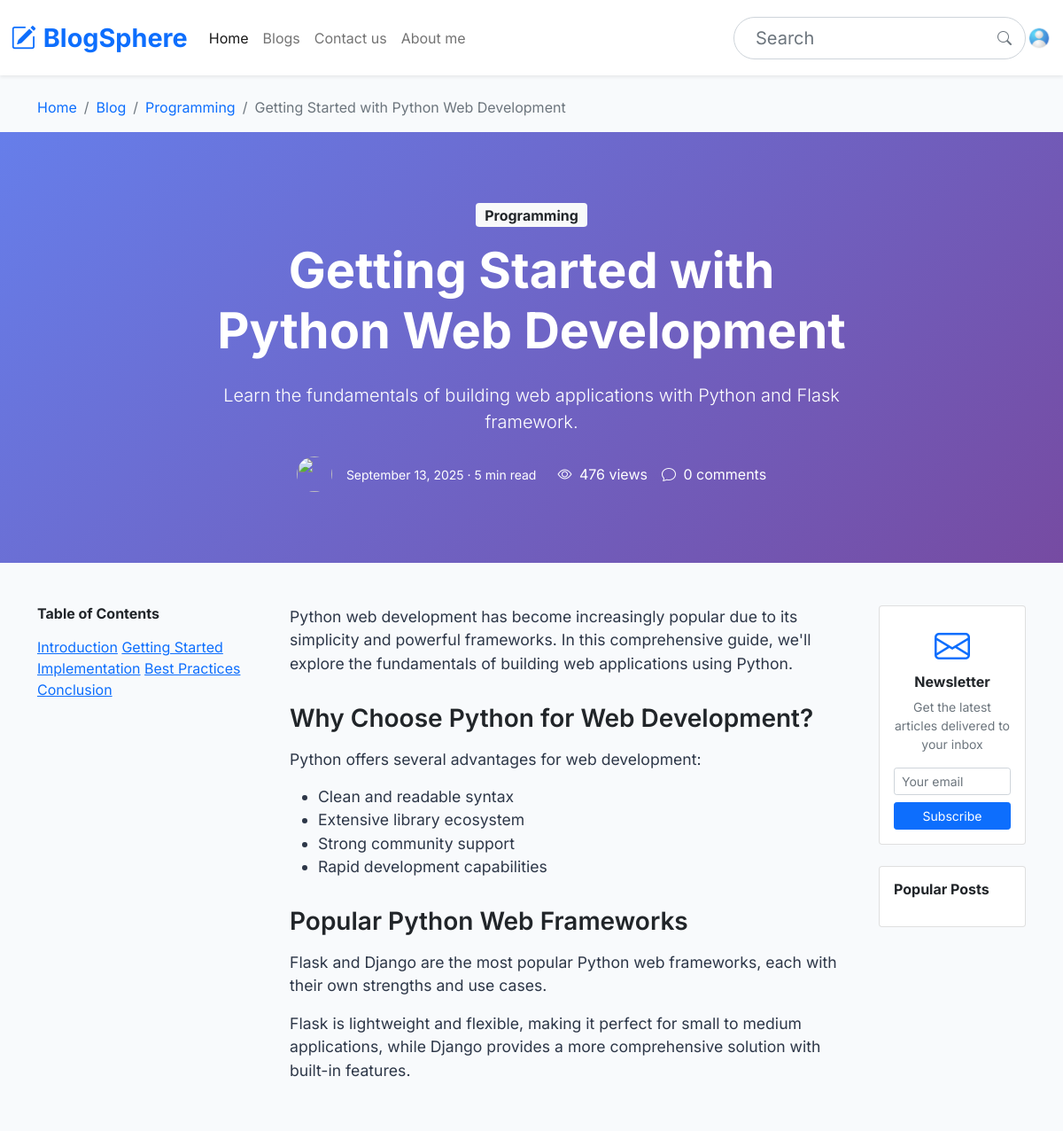
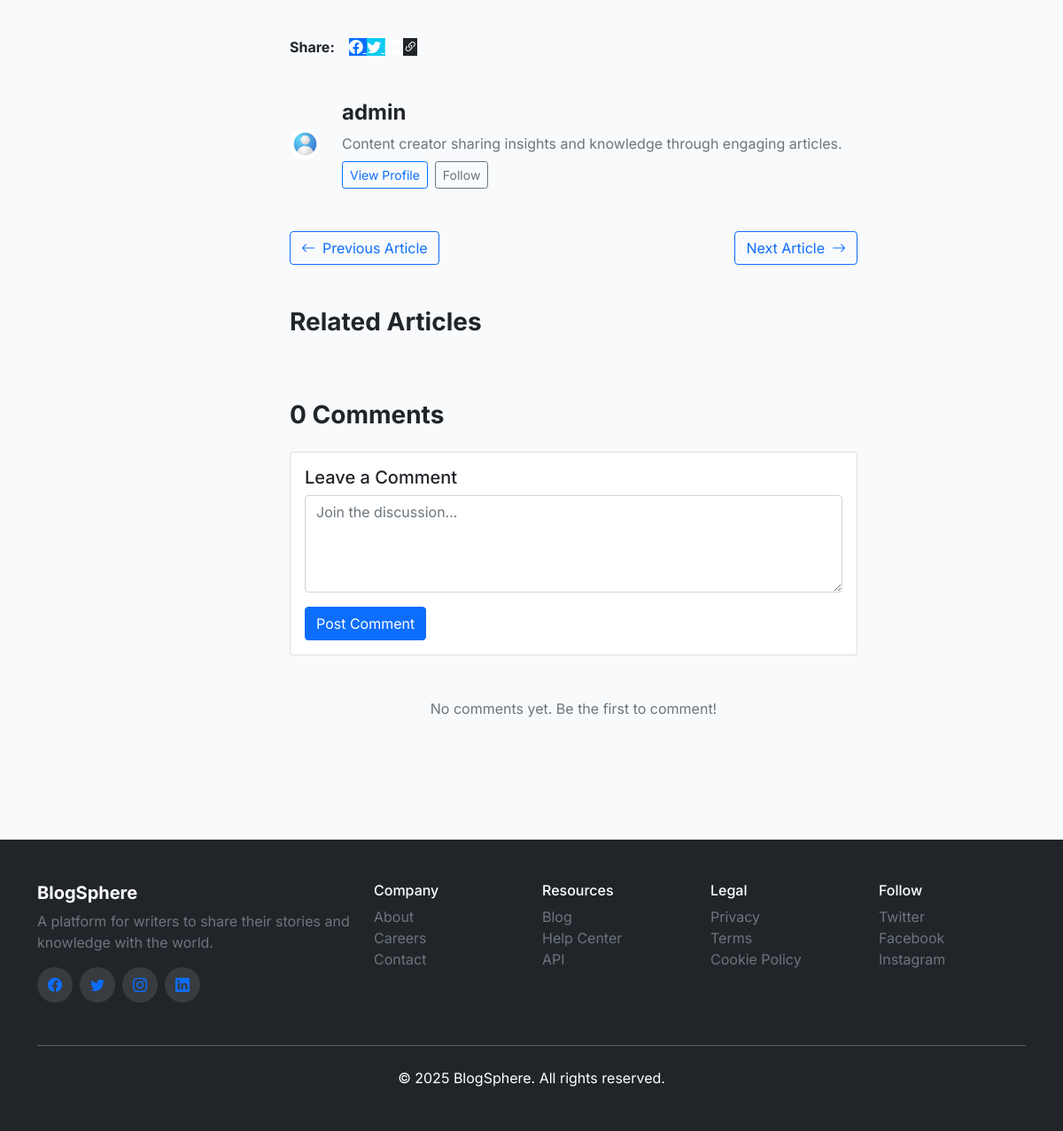
The app's page /post/getting-started-with-python-web-development (signed in) with its own data (2 pictures, top to bottom).
### app/models/user.py (models this page shows, shortened)
class User(UserMixin, db.Model):
    id = db.Column(db.Integer, primary_key=True)
    email = db.Column(db.String(50), unique=True, nullable=False)
    username = db.Column(db.String(50),unique=True, nullable=False)
    password = db.Column(db.String(255), unique=True, nullable=False)
    created_at = db.Column(db.DateTime, default=datetime.utcnow)
    first_name = db.Column(db.String(50))
    last_name = db.Column(db.String(50))
    avatar = db.Column(db.String(100), default='avatar/default-user.jpg')
    bio = db.Column(db.Text)
    location = db.Column(db.String(100))
    website = db.Column(db.String(200))
    twitter_url = db.Column(db.String(200))
    linkedin_url = db.Column(db.String(200))
    github_url = db.Column(db.String(200))
    instagram_url = db.Column(db.String(200))
    newsletter = db.Column(db.Boolean, default=True)
    public_profile = db.Column(db.Boolean, default=True)
    email_notifications = db.Column(db.Boolean, default=True)
    last_seen = db.Column(db.DateTime, default=datetime.utcnow)
    profile_updated_at = db.Column(db.DateTime, default=datetime.utcnow)
    posts = db.relationship('BlogPost', backref='author', lazy=True)

### app/models/category.py (models this page shows)
class Category(db.Model):
   id = db.Column(db.Integer, primary_key=True)
   name = db.Column(db.String(50), unique=True, nullable=False)
   description = db.Column(db.String(200), nullable=True)
   icon = db.Column(db.String(50), nullable=True)
   is_active = db.Column(db.Boolean, default=True)
   posts = db.relationship('BlogPost', backref='category', lazy=True)
   created_at = db.Column(db.DateTime, default=db.func.current_timestamp())

### app/models/posts.py (models this page shows, shortened)
class BlogPost(db.Model):
    sno = db.Column(db.Integer, primary_key=True)
    excerpt = db.Column(db.String(300), nullable=False)
    slug = db.Column(db.String(255), nullable=False)
    title = db.Column(db.String(120), nullable=False)
    category_id = db.Column(db.Integer, db.ForeignKey('category.id'), nullable=False)
    content = db.Column(db.Text, nullable=False)
    meta_description = db.Column(db.String(160), nullable=False)
    thumbnail = db.Column(db.String(50),nullable=False)
    status = db.Column(db.String(40), nullable=False)
    views = db.Column(db.Integer, default=0)
    comments_count = db.Column(db.Integer, default=0)
    publish_date = db.Column(db.DateTime, nullable=True)
    created_at = db.Column(db.DateTime, nullable=False, default=datetime.utcnow)
    user_id = db.Column(db.Integer, db.ForeignKey('user.id'), nullable=False)
    comments = db.relationship('Comment', backref='post', lazy=True)

### app/routes/main_bp.py (the view, shortened to what this page needs)
@main_bp.route('/post/<slug>')
def post(slug):
    from app.models.comment import Comment
    from app.models.user import User
    post = BlogPost.query.filter_by(slug=slug).first_or_404()
    post.views += 1
    db.session.commit()
    comments = db.session.query(Comment, User).join(User, Comment.user_id == User.id).filter(Comment.post_id == post.sno).order_by(Comment.date_posted.desc()).all()
    formatted_comments = []
    related_posts = []
    popular_posts = []
    return render_template('post.html',
                         post=post,
                         params=params,
                         comments=formatted_comments,
                         related_posts=related_posts,
                         popular_posts=popular_posts)

### app/templates/post.html (shortened to what this page needs)
{% extends "components/layout.html" %}
{% block body %}
    <div class="container mt-4">
        <nav aria-label="breadcrumb">
            <ol class="breadcrumb">
                <li class="breadcrumb-item"><a href="#" class="text-decoration-none">Home</a></li>
                <li class="breadcrumb-item"><a href="#" class="text-decoration-none">Blog</a></li>
                <li class="breadcrumb-item"><a href="#" class="text-decoration-none">{{ post.category.name }}</a></li>
                <li class="breadcrumb-item active" aria-current="page">{{ post.title }}</li>
            </ol>
        </nav>
    </div>
    <section class="blog-header">
        <div class="container">
            <div class="row justify-content-center">
                <div class="col-lg-8 text-center">
                    <div class="mb-3">
                        <span class="badge bg-light text-dark fs-6">{{ post.category.name }}</span>
                    </div>
                    <h1 class="display-4 fw-bold mb-4">{{ post.title }}</h1>
                    <p class="lead mb-4">{{ post.excerpt }}</p>
                    <div class="d-flex justify-content-center align-items-center flex-wrap gap-4">
                        <div class="d-flex align-items-center">
                            <img src="{{ url_for('static', filename=post.author_avatar) }}" class="author-avatar me-3" alt="{{ post.author_name }}">
                            <div>
                                <small>{{ post.created_at.strftime('%B %d, %Y') }} · 5 min read</small>
                            </div>
                        </div>
                        <div class="d-flex align-items-center">
                            <span class="me-3"><i class="bi bi-eye me-1"></i> {{ post.views }} views</span>
                            <span><i class="bi bi-chat me-1"></i> {{ comments|length }} comments</span>
                        </div>
                    </div>
                </div>
            </div>
        </div>
    </section>
    <section class="py-5">
        <div class="container">
            <div class="row">
                <div class="col-lg-3 d-none d-lg-block">
                    <div class="table-of-contents">
                        <h6 class="fw-bold mb-3">Table of Contents</h6>
                        <nav id="toc">
                            <a href="#introduction" class="toc-link">Introduction</a>
                            <a href="#getting-started" class="toc-link">Getting Started</a>
                            <a href="#implementation" class="toc-link">Implementation</a>
                            <a href="#best-practices" class="toc-link">Best Practices</a>
                            <a href="#conclusion" class="toc-link">Conclusion</a>
                        </nav>
                    </div>
                </div>
                <div class="col-lg-7">
                    <article class="article-content">
                        {{ post.content|safe }}
                    </article>
                    <div class="d-flex align-items-center mb-5">
                        <span class="me-3 fw-bold">Share:</span>
                        <div class="social-share">
                            <a href="#" class="share-btn bg-primary text-white">
                                <i class="bi bi-facebook"></i>
                            </a>
                            <a href="#" class="share-btn bg-info text-white">
                                <i class="bi bi-twitter"></i>
                            </a>
                            <a href="#" class="share-btn bg-linkedin text-white">
                                <i class="bi bi-linkedin"></i>
                            </a>
                            <a href="#" class="share-btn bg-dark text-white">
                                <i class="bi bi-link-45deg"></i>
                            </a>
                        </div>
                    </div>
                    <div class="author-card mb-5">
                        <div class="row align-items-center">
                            <div class="col-auto">
                                <img src="{{ url_for('static', filename=post.author.avatar) }}" class="object-fit-cover rounded-circle" style="width: 35px; height: 35px;" alt="{{ post.author.first_name }}">
                            </div>
                            <div class="col">
                                <h4 class="fw-bold">{{ post.author.username }}</h4>
                                <p class="text-muted mb-2">Content creator sharing insights and knowledge through engaging articles.</p>
                                <div class="d-flex gap-2">
                                    <a href="{{ url_for('user.profile', username=post.author.username) }}" class="btn btn-outline-primary btn-sm">View Profile</a>
                                    <a href="#" class="btn btn-outline-secondary btn-sm">Follow</a>
                                </div>
                            </div>
                        </div>
                    </div>
                    <div class="d-flex justify-content-between mb-5">
                        <a href="#" class="btn btn-outline-primary">
                            <i class="bi bi-arrow-left me-2"></i>Previous Article
                        </a>
                        <a href="#" class="btn btn-outline-primary">
                            Next Article<i class="bi bi-arrow-right ms-2"></i>
                        </a>
                    </div>
                    <div class="mb-5">
                        <h3 class="fw-bold mb-4">Related Articles</h3>
                    </div>
                    <div class="mb-5">
                        <h3 class="fw-bold mb-4">{{ comments|length }} Comments</h3>
                        {% include "components/commentForm.html" %}
                        <div class="comment-list mt-4">
                            {% if comments %}
                                {% for comment in comments %}
                                <div class="d-flex mb-4">
                                    <img src="{{ url_for('static', filename=comment.avatar) }}" class="object-fit-cover me-3 rounded-circle" style="width: 35px; height: 35px;" alt="{{ comment.author }}">
                                    <div class="flex-grow-1">
                                        <div class="d-flex justify-content-between align-items-center mb-2">
                                            <h6 class="fw-bold mb-0">{{ comment.author }}</h6>
                                            <small class="text-muted">{{ comment.time }}</small>
                                        </div>
                                        <p class="mb-2">{{ comment.content }}</p>
                                        <div class="d-flex gap-2">
                                            <button class="btn btn-sm btn-outline-secondary">
                                                <i class="bi bi-hand-thumbs-up"></i> {{ comment.likes }}
                                            </button>
                                            <button class="btn btn-sm btn-outline-secondary">Reply</button>
                                        </div>
                                    </div>
                                </div>
                                {% endfor %}
                            {% else %}
                                <div class="text-center py-4">
                                    <p class="text-muted">No comments yet. Be the first to comment!</p>
                                </div>
                            {% endif %}
                        </div>
                    </div>
                </div>
                <div class="col-lg-2">
                    <div class="card mb-4">
                        <div class="card-body text-center">
                            <i class="bi bi-envelope fs-1 text-primary mb-3"></i>
                            <h6 class="fw-bold">Newsletter</h6>
                            <p class="small text-muted">Get the latest articles delivered to your inbox</p>
                            <form>
                                <input type="email" class="form-control form-control-sm mb-2" placeholder="Your email">
                                <button class="btn btn-primary btn-sm w-100">Subscribe</button>
                            </form>
                        </div>
                    </div>
                    <div class="card">
                        <div class="card-body">
                            <h6 class="fw-bold mb-3">Popular Posts</h6>
                        </div>
                    </div>
                </div>
            </div>
        </div>
    </section>
{% endblock %}

### app/templates/components/navbar.html (shortened to what this page needs)
<nav class="navbar navbar-expand-lg navbar-light bg-white shadow-sm py-3">
  <div class="container-fluid">
    <a class="navbar-brand text-primary" href="/">
       <i class="bi bi-pencil-square me-2"></i>{{ params["blog_web_name"]}}
    </a>
    <div class="collapse navbar-collapse" id="navbarSupportedContent">
      <ul class="navbar-nav me-auto mb-2 mb-lg-0">
        <li class="nav-item">
          <a class="nav-link active" aria-current="page" href="/">Home</a>
        </li>
        <li class="nav-item">
          <a class="nav-link" href="/blogs">Blogs</a>
        </li>
        <li class="nav-item">
          <a class="nav-link" href="/contact">Contact us</a>
        </li>
        <li class="nav-item">
          <a class="nav-link" href="/about">About me</a>
        </li>
      </ul>
      <div class="d-flex justify-content-between align-items-center">
      <form method="GET" action="{{ url_for('/.search')}}" class="search-form">
        <input class="form-control form-control-lg rounded-pill ps-4" type="search" placeholder="Search" name="q" aria-label="Search">
        <button type="submit" class="search-btn">
            <i class="bi bi-search text-muted"></i>
        </button>
      </form>
        {% if current_user.is_authenticated %}
                <a class="my-2 my-sm-0" href="{{ url_for('user.admin') }}"><img src="{{ url_for('static', filename=current_user.avatar) }}" alt="Author Photo" class="img-fluid rounded-circle" loading="lazy" style="width: 30px; height: 30px;"></a>
            {% else %}
                <div>
                    <a class="btn btn-outline-primary me-2" href="{{ url_for('auth.login') }}">Login</a>
                    <a class="btn btn-primary" href="{{ url_for('auth.register') }}">Register</a>
                </div>
            {% endif %}
        </div>
    </div>
   </div>
 </nav>

### app/templates/post.html (style rules this page uses)
.author-avatar { width: 40px; height: 40px; border-radius: 50%; object-fit: cover; }
.blog-header { background: linear-gradient(135deg, #667eea 0%, #764ba2 100%); color: white; padding: 80px 0; }
.article-content { font-size: 1.1rem; color: #2d3748; }
.article-content h3 { font-weight: 600; margin: 2rem 0 1rem 0; color: var(--dark-color); }

### records on screen
User: avatar (placeholder picture), author.username "admin"
Category: category.name "Programming"
BlogPost: title "Getting Started with Python Web Development", excerpt "Learn the fundamentals of building web applications with Python and Flask framework.", created_at "September 13, 2025", views "476", content "Python web development has become increasingly popular due to its simplicity and powerful frameworks. In this comprehensive guide, we'll explore the fundamentals of building web applications using Python. Why Choose Python for Web Development? Python offers several advantages for web development: Clean and readable syntax Extensive library ecosystem Strong community support Rapid development capabilities Popular Python Web Frameworks Flask and Django are the most popular Python web frameworks, each with their own strengths and use cases. Flask is lightweight and flexible, making it perfect for small to medium applications, while Django provides a more comprehensive solution with built-in…"

### other values on screen
{{ params["blog_web_name"] }} "BlogSphere"
{{ comments|length }} "0"
